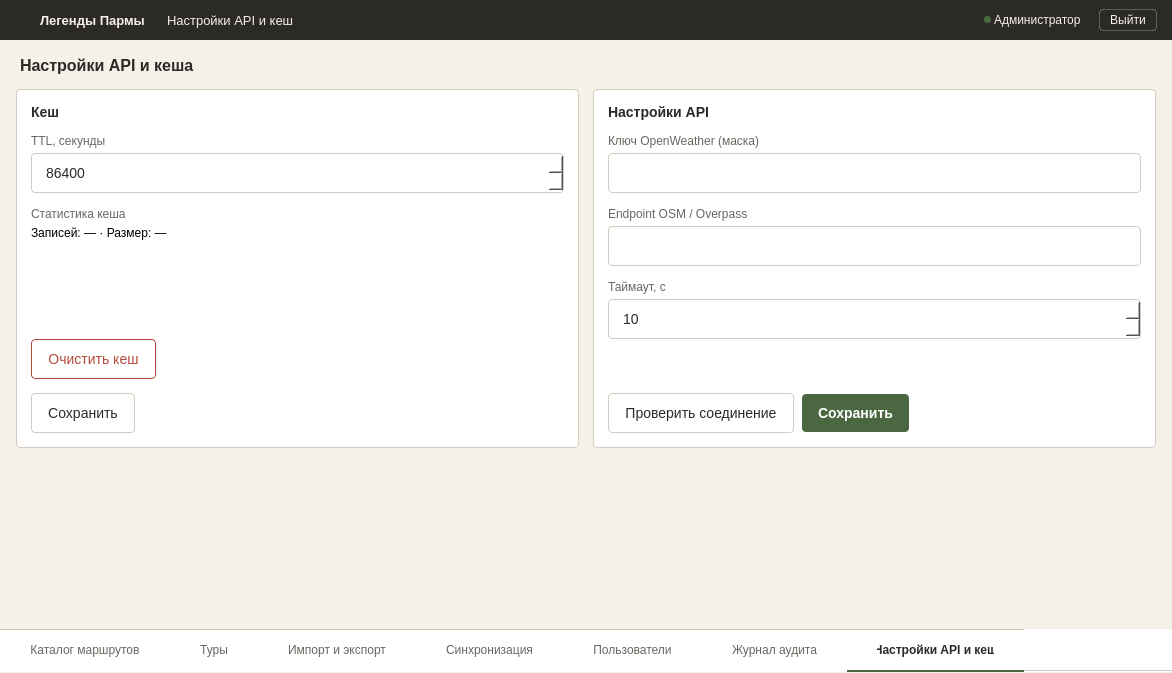
<?xml version="1.0" encoding="UTF-8"?>
<ui version="4.0">
 <class>MainWindow</class>
 <widget class="QMainWindow" name="MainWindow">
  <property name="geometry">
   <rect>
    <x>0</x>
    <y>0</y>
    <width>1172</width>
    <height>673</height>
   </rect>
  </property>
  <property name="windowTitle">
   <string>SettingsAPI_Window</string>
  </property>
  <property name="styleSheet">
   <string notr="true">#centralwidget { background-color: #F5F0E8; }
#headerFrame { background-color: #2C2A26; border: none; }
#headerFrame QLabel { color: #F5F0E8; }
#logout_btn { background-color: transparent; color: #F5F0E8; border: 1px solid rgba(255, 255, 255, 0.25); padding: 3px 10px; font-size: 12px; border-radius: 4px; }
#logout_btn:hover { background-color: rgba(255, 255, 255, 0.08); border: 1px solid rgba(255, 255, 255, 0.4); }
#logout_btn:pressed { background-color: rgba(255, 255, 255, 0.12); border: 1px solid rgba(255, 255, 255, 0.5); }
#logout_btn:focus { border: 1px dashed #F5F0E8; }

#contentFrame { background-color: #F5F0E8; }
#leftPanel, #rightPanel { background-color: #FFFFFF; border: 1px solid #D4CBBE; border-radius: 4px; }
#title_cache, #title_api { font-size: 14px; font-weight: 600; color: #2C2A26; }
#lbl_ttl, #lbl_api_key, #lbl_osm, #lbl_timeout { font-size: 12px; color: #6B6560; }
#lbl_stats { font-size: 12px; color: #6B6560; }

QLineEdit, QSpinBox {
    padding: 10px 12px; font-size: 14px; border-radius: 4px; border: 1px solid #D4CBBE; background-color: #FFFFFF; color: #2C2A26;
}
QLineEdit:hover, QSpinBox:hover { border: 1px solid #B8AE9E; }
QLineEdit:focus, QSpinBox:focus { border: 1px solid #4A6741; }
QLineEdit[error="true"], QSpinBox[error="true"] { border: 1px solid #B54A3A; }
QLineEdit:disabled, QSpinBox:disabled { border: 1px dashed #D4CBBE; color: #A39E94; background-color: #F5F0E8; }

#btn_clear_cache { background-color: #FFFFFF; color: #B54A3A; border: 1px solid #B54A3A; padding: 11px 16px; font-size: 14px; border-radius: 4px; }
#btn_clear_cache:hover { background-color: #F5E8E6; }
#btn_clear_cache:pressed { background-color: #EBD5D1; }
#btn_clear_cache:disabled { background-color: #FFFFFF; color: #D4A39C; border: 1px solid #E5C4BF; }
#btn_clear_cache:focus { border: 1px dashed #4A6741; }

#btn_save_cache, #btn_check_conn { background-color: #FFFFFF; color: #2C2A26; border: 1px solid #D4CBBE; padding: 11px 16px; font-size: 14px; border-radius: 4px; }
#btn_save_cache:hover, #btn_check_conn:hover { border: 1px solid #4A6741; background-color: #F5F0E8; }
#btn_save_cache:pressed, #btn_check_conn:pressed { background-color: #EDE6D9; }
#btn_save_cache:disabled, #btn_check_conn:disabled { background-color: #FFFFFF; color: #A39E94; border: 1px solid #E5DFD4; }
#btn_save_cache:focus, #btn_check_conn:focus { border: 1px dashed #4A6741; }

#btn_save_api { background-color: #4A6741; color: #FFFFFF; border: none; padding: 11px 16px; font-size: 14px; font-weight: 600; border-radius: 4px; }
#btn_save_api:hover { background-color: #3D5636; }
#btn_save_api:pressed { background-color: #334A2E; }
#btn_save_api:disabled { background-color: #A8B5A0; }
#btn_save_api:focus { border: 1px dashed #4A6741; }

QTabWidget::panel { border: none; background-color: #FFFFFF; }
QTabBar { background-color: #FFFFFF; border: none; qproperty-drawBase: 0; qproperty-expanding: true; }
QTabBar::tab { height: 40px; background-color: #FFFFFF; color: #6B6560; font-size: 12px; font-weight: normal; padding: 0px 30px; border: none; border-bottom: 2px solid transparent; border-top: 1px solid #D4CBBE; text-align: center; }
QTabBar::tab:hover { color: #2C2A26; }
QTabBar::tab:selected { color: #2C2A26; font-weight: 600; border-bottom: 2px solid #4A6741; }</string>
  </property>
  <widget class="QWidget" name="centralwidget">
   <layout class="QVBoxLayout" name="verticalLayout">
    <property name="spacing"><number>0</number></property>
    <property name="leftMargin"><number>0</number></property>
    <property name="topMargin"><number>0</number></property>
    <property name="rightMargin"><number>0</number></property>
    <property name="bottomMargin"><number>0</number></property>
    <item>
     <widget class="QFrame" name="headerFrame">
      <property name="minimumSize"><size><width>0</width><height>40</height></size></property>
      <property name="maximumSize"><size><width>16777215</width><height>40</height></size></property>
      <layout class="QHBoxLayout" name="horizontalLayout">
       <property name="spacing"><number>0</number></property>
       <property name="leftMargin"><number>15</number></property>
       <property name="topMargin"><number>0</number></property>
       <property name="rightMargin"><number>15</number></property>
       <property name="bottomMargin"><number>0</number></property>
       <item>
        <widget class="QPushButton" name="logo">
         <property name="minimumSize"><size><width>22</width><height>22</height></size></property>
         <property name="maximumSize"><size><width>22</width><height>22</height></size></property>
         <property name="styleSheet"><string notr="true">QPushButton { background: transparent; margin-right: 12px; border: none; }</string></property>
         <property name="text"><string/></property>
         <property name="icon">
          <iconset resource="../qrc/login_res.qrc">
           <normaloff>:/login/icons/logo.png</normaloff>:/login/icons/logo.png</iconset>
         </property>
         <property name="iconSize"><size><width>18</width><height>18</height></size></property>
        </widget>
       </item>
       <item>
        <widget class="QLabel" name="name">
         <property name="styleSheet"><string notr="true">font-size: 13px; font-weight: bold; margin-right: 15px;</string></property>
         <property name="text"><string>Легенды Пармы</string></property>
        </widget>
       </item>
       <item>
        <widget class="QLabel" name="name_chart">
         <property name="styleSheet"><string notr="true">font-size: 13px; margin-right: 10px;</string></property>
         <property name="text"><string>Настройки API и кеш</string></property>
        </widget>
       </item>
       <item>
        <spacer name="horizontalSpacer">
         <property name="orientation"><enum>Qt::Orientation::Horizontal</enum></property>
         <property name="sizeHint" stdset="0"><size><width>40</width><height>20</height></size></property>
        </spacer>
       </item>
       <item>
        <widget class="QLabel" name="status_lb">
         <property name="minimumSize"><size><width>7</width><height>7</height></size></property>
         <property name="maximumSize"><size><width>7</width><height>7</height></size></property>
         <property name="styleSheet"><string notr="true">background-color: #4A6741; border-radius: 3px; border: none;</string></property>
         <property name="text"><string/></property>
        </widget>
       </item>
       <item>
        <widget class="QLabel" name="role_lb">
         <property name="styleSheet"><string notr="true">font-size: 12px; margin-right: 15px;</string></property>
         <property name="text"><string>Администратор</string></property>
        </widget>
       </item>
       <item>
        <widget class="QPushButton" name="logout_btn">
         <property name="cursor"><cursorShape>PointingHandCursor</cursorShape></property>
         <property name="text"><string>Выйти</string></property>
        </widget>
       </item>
      </layout>
     </widget>
    </item>
    <item>
     <widget class="QFrame" name="contentFrame">
      <layout class="QVBoxLayout" name="contentLayout">
       <property name="spacing"><number>0</number></property>
       <property name="leftMargin"><number>16</number></property>
       <property name="topMargin"><number>16</number></property>
       <property name="rightMargin"><number>16</number></property>
       <property name="bottomMargin"><number>16</number></property>
       <item>
        <widget class="QLabel" name="lbl_form_title">
         <property name="text"><string>Настройки API и кеша</string></property>
         <property name="styleSheet"><string notr="true">font-size: 16px; font-weight: 600; color: #2C2A26; margin-bottom: 14px;</string></property>
        </widget>
       </item>
       <item>
        <layout class="QHBoxLayout" name="mainLayout">
         <property name="spacing"><number>14</number></property>
         <item>
          <widget class="QFrame" name="leftPanel">
           <property name="sizePolicy"><sizepolicy hsizetype="Expanding" vsizetype="Expanding"><horstretch>1</horstretch><verstretch>1</verstretch></sizepolicy></property>
           <layout class="QVBoxLayout" name="leftLayout">
            <property name="spacing"><number>14</number></property>
            <property name="leftMargin"><number>14</number></property>
            <property name="topMargin"><number>14</number></property>
            <property name="rightMargin"><number>14</number></property>
            <property name="bottomMargin"><number>14</number></property>
            <item>
             <widget class="QLabel" name="title_cache">
              <property name="text"><string>Кеш</string></property>
             </widget>
            </item>
            <item>
             <layout class="QVBoxLayout" name="ttlLayout">
              <property name="spacing"><number>5</number></property>
              <item><widget class="QLabel" name="lbl_ttl"><property name="text"><string>TTL, секунды</string></property></widget></item>
              <item>
               <widget class="QSpinBox" name="input_ttl">
                <property name="maximum"><number>999999</number></property>
                <property name="value"><number>86400</number></property>
               </widget>
              </item>
             </layout>
            </item>
            <item>
             <layout class="QVBoxLayout" name="statsLayout">
              <property name="spacing"><number>5</number></property>
              <item><widget class="QLabel" name="lbl_stats"><property name="text"><string>Статистика кеша</string></property></widget></item>
              <item>
               <widget class="QLabel" name="statsValue">
                <property name="text"><string>Записей: — · Размер: —</string></property>
               </widget>
              </item>
             </layout>
            </item>
            <item>
             <spacer name="leftSpacer">
              <property name="orientation"><enum>Qt::Orientation::Vertical</enum></property>
              <property name="sizeHint" stdset="0"><size><width>20</width><height>40</height></size></property>
             </spacer>
            </item>
            <item>
             <widget class="QPushButton" name="btn_clear_cache">
              <property name="sizePolicy"><sizepolicy hsizetype="Maximum" vsizetype="Fixed"><horstretch>0</horstretch><verstretch>0</verstretch></sizepolicy></property>
              <property name="cursor"><cursorShape>PointingHandCursor</cursorShape></property>
              <property name="text"><string>Очистить кеш</string></property>
             </widget>
            </item>
            <item>
             <widget class="QPushButton" name="btn_save_cache">
              <property name="sizePolicy"><sizepolicy hsizetype="Maximum" vsizetype="Fixed"><horstretch>0</horstretch><verstretch>0</verstretch></sizepolicy></property>
              <property name="cursor"><cursorShape>PointingHandCursor</cursorShape></property>
              <property name="text"><string>Сохранить</string></property>
             </widget>
            </item>
           </layout>
          </widget>
         </item>
         <item>
          <widget class="QFrame" name="rightPanel">
           <property name="sizePolicy"><sizepolicy hsizetype="Expanding" vsizetype="Expanding"><horstretch>1</horstretch><verstretch>1</verstretch></sizepolicy></property>
           <layout class="QVBoxLayout" name="rightLayout">
            <property name="spacing"><number>14</number></property>
            <property name="leftMargin"><number>14</number></property>
            <property name="topMargin"><number>14</number></property>
            <property name="rightMargin"><number>14</number></property>
            <property name="bottomMargin"><number>14</number></property>
            <item>
             <widget class="QLabel" name="title_api">
              <property name="text"><string>Настройки API</string></property>
             </widget>
            </item>
            <item>
             <layout class="QVBoxLayout" name="apiKeyLayout">
              <property name="spacing"><number>5</number></property>
              <item><widget class="QLabel" name="lbl_api_key"><property name="text"><string>Ключ OpenWeather (маска)</string></property></widget></item>
              <item>
               <widget class="QLineEdit" name="input_api_key">
                <property name="echoMode"><enum>QLineEdit::EchoMode::Password</enum></property>
               </widget>
              </item>
             </layout>
            </item>
            <item>
             <layout class="QVBoxLayout" name="osmLayout">
              <property name="spacing"><number>5</number></property>
              <item><widget class="QLabel" name="lbl_osm"><property name="text"><string>Endpoint OSM / Overpass</string></property></widget></item>
              <item><widget class="QLineEdit" name="input_osm"/></item>
             </layout>
            </item>
            <item>
             <layout class="QVBoxLayout" name="timeoutLayout">
              <property name="spacing"><number>5</number></property>
              <item><widget class="QLabel" name="lbl_timeout"><property name="text"><string>Таймаут, с</string></property></widget></item>
              <item>
               <widget class="QSpinBox" name="input_timeout">
                <property name="maximum"><number>999</number></property>
                <property name="value"><number>10</number></property>
               </widget>
              </item>
             </layout>
            </item>
            <item>
             <spacer name="rightSpacer">
              <property name="orientation"><enum>Qt::Orientation::Vertical</enum></property>
              <property name="sizeHint" stdset="0"><size><width>20</width><height>40</height></size></property>
             </spacer>
            </item>
            <item>
             <layout class="QHBoxLayout" name="rightButtonsLayout">
              <property name="spacing"><number>8</number></property>
              <item>
               <widget class="QPushButton" name="btn_check_conn">
                <property name="cursor"><cursorShape>PointingHandCursor</cursorShape></property>
                <property name="text"><string>Проверить соединение</string></property>
               </widget>
              </item>
              <item>
               <widget class="QPushButton" name="btn_save_api">
                <property name="cursor"><cursorShape>PointingHandCursor</cursorShape></property>
                <property name="text"><string>Сохранить</string></property>
               </widget>
              </item>
              <item>
               <spacer name="rightBtnSpacer">
                <property name="orientation"><enum>Qt::Orientation::Horizontal</enum></property>
                <property name="sizeHint" stdset="0"><size><width>40</width><height>20</height></size></property>
               </spacer>
              </item>
             </layout>
            </item>
           </layout>
          </widget>
         </item>
        </layout>
       </item>
      </layout>
     </widget>
    </item>
    <item>
     <spacer name="verticalSpacer">
      <property name="orientation"><enum>Qt::Orientation::Vertical</enum></property>
      <property name="sizeHint" stdset="0"><size><width>20</width><height>40</height></size></property>
     </spacer>
    </item>
    <item>
      <widget class="QTabWidget" name="tabWidget">
        <property name="sizePolicy">
          <sizepolicy hsizetype="Expanding" vsizetype="Fixed">
            <horstretch>1</horstretch><verstretch>0</verstretch></sizepolicy></property>
      <property name="minimumSize"><size><width>0</width><height>44</height></size></property>
      <property name="maximumSize"><size><width>16777215</width><height>44</height></size></property>
      <property name="tabPosition"><enum>QTabWidget::TabPosition::North</enum></property>
      <property name="currentIndex"><number>6</number></property>
      <property name="usesScrollButtons"><bool>false</bool></property>
      <property name="tabsClosable"><bool>false</bool></property>
      <property name="documentMode"><bool>true</bool></property>
      <widget class="QWidget" name="tab_8"><attribute name="title"><string>Каталог маршрутов</string></attribute></widget>
      <widget class="QWidget" name="tab_9"><attribute name="title"><string>Туры</string></attribute></widget>
      <widget class="QWidget" name="tab_10"><attribute name="title"><string>Импорт и экспорт</string></attribute></widget>
      <widget class="QWidget" name="tab_11"><attribute name="title"><string>Синхронизация</string></attribute></widget>
      <widget class="QWidget" name="tab_12"><attribute name="title"><string>Пользователи</string></attribute></widget>
      <widget class="QWidget" name="tab_13"><attribute name="title"><string>Журнал аудита</string></attribute></widget>
      <widget class="QWidget" name="tab_14"><attribute name="title"><string>Настройки API и кеш</string></attribute></widget>
     </widget>
    </item>
   </layout>
  </widget>
 </widget>
 <resources>
  <include location="../qrc/login_res.qrc"/>
 </resources>
 <connections/>
</ui>
